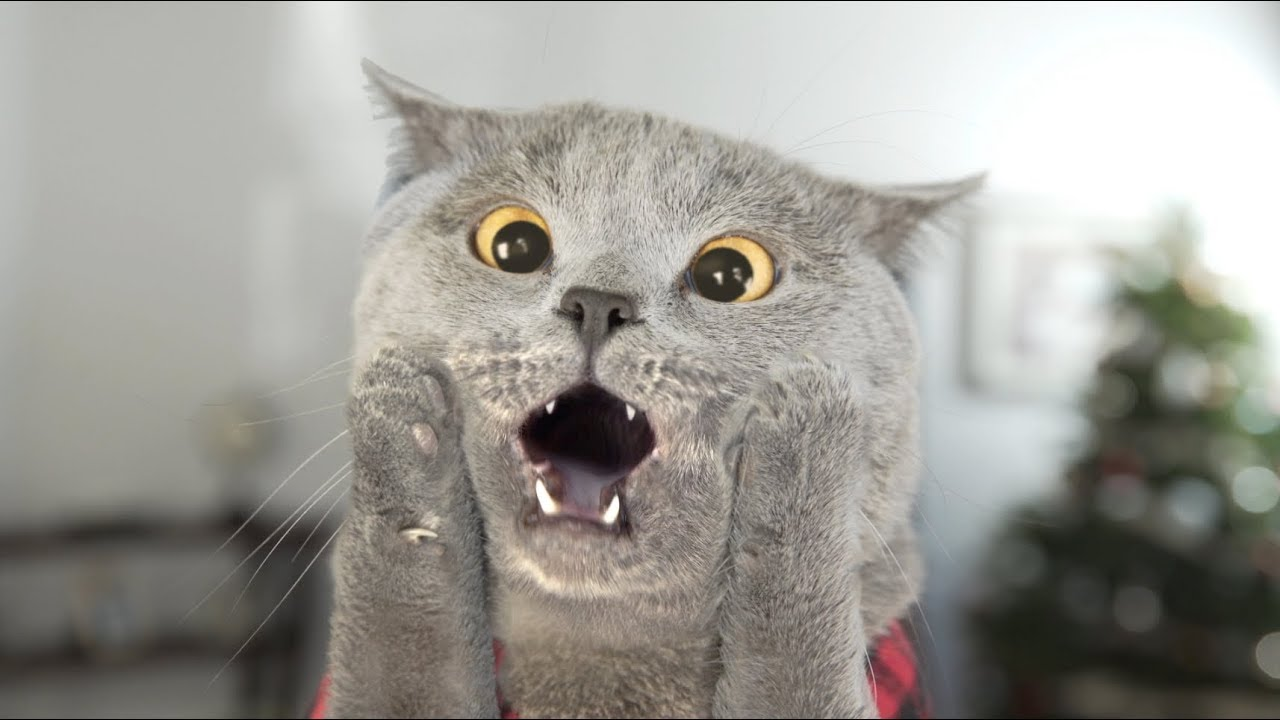
#> input picture notebooks/03_data_analysis_and_eda/images/cat.jpg, 1280 x 720 px
$ jupyter execute --allow-errors 01_types_of_data_and_storage.ipynb
#> lines starting #> are read from the running program, lines starting #| are printed output that depends on the picture; long printed decimals are rounded
### src/ml_course/visualization.py
"""Các hàm vẽ dùng lại nhiều lần trong khoá học.

Triết lý: *mỗi model phải nhìn thấy được* — regression line, decision boundary,
loss surface, learning curve, cluster, ...
"""

from __future__ import annotations

from collections.abc import Callable, Sequence

import matplotlib.pyplot as plt
import numpy as np

PALETTE = ["#2563eb", "#dc2626", "#16a34a", "#9333ea", "#ea580c", "#0891b2", "#be185d", "#4d7c0f"]


def set_style() -> None:
    """Style thống nhất cho toàn khoá học."""
    plt.rcParams.update(
        {
            "figure.figsize": (7, 4.5),
            "figure.dpi": 100,
            "axes.grid": True,
            "grid.alpha": 0.3,
            "axes.spines.top": False,
            "axes.spines.right": False,
            "axes.prop_cycle": plt.cycler(color=PALETTE),
            "font.size": 11,
        }
    )


# [190 lines left out: functions _predict_fn, plot_decision_boundary, plot_regression_fit, plot_loss_contour, plot_learning_curve, plot_confusion_matrix and 4 more, not called in this run]


__all__ = [
    "PALETTE",
    "set_style",
    "plot_decision_boundary",
    "plot_regression_fit",
    "plot_loss_contour",
    "plot_learning_curve",
    "plot_confusion_matrix",
    "plot_residuals",
    "plot_clusters",
    "plot_history",
    "plot_images",
]

### notebooks/03_data_analysis_and_eda/01_types_of_data_and_storage.ipynb
[](https://colab.research.google.com/github/ThanhDatVN/AI_journey/blob/main/notebooks/03_data_analysis_and_eda/01_types_of_data_and_storage.ipynb)

# Bài 01 — Làm việc với các loại dữ liệu và lưu trữ dữ liệu

> "Học Máy (Machine Learning) là một lĩnh vực nghiên cứu và xây dựng các giải thuật có khả năng học tự động từ dữ liệu để giải quyết các vấn đề cụ thể". Dữ liệu (data) đóng vai trò cực kỳ quan trọng và là yếu tố đầu tiên cần có khi thực hiện một ứng dụng Machine Learning.

### Mục tiêu bài học
- Tìm hiểu các kiểu dữ liệu cơ bản trong Machine Learning.
- Làm việc với dữ liệu **bảng**, **hình ảnh** và **văn bản** trên Python — và cách biến chúng thành **vector đặc trưng**.
- Các phương pháp lưu trữ dữ liệu: CSV, Parquet, Pickle, NumPy, HDF5 — ưu nhược điểm *(mở rộng)*.

### Nội dung
1. Dữ liệu có cấu trúc (bảng)
2. Dữ liệu không có cấu trúc: hình ảnh, văn bản, *(bổ sung)* chuỗi thời gian
3. Lưu trữ dữ liệu
4. Lấy dữ liệu từ nguồn bên ngoài: URL, GitHub, Google Drive, Dropbox, Kaggle *(bổ sung)*

> *So với bản gốc:* dữ liệu được lấy trực tiếp từ repo (link Dropbox gốc đã hỏng; cách tải từ URL/Drive/Dropbox/Kaggle trình bày ở mục 4); xử lý ảnh bằng Pillow + NumPy thay vì OpenCV; tách từ bằng biểu thức chính quy, có ví dụ tiếng Việt, NLTK là tuỳ chọn.

[cell 1]
# ⚙️ Setup — chạy được cả local lẫn Google Colab (local: đã `pip install -e .` thì bỏ qua)
import sys
if "google.colab" in sys.modules:
    !test -d /content/ml-course || git clone -q --depth 1 https://github.com/ThanhDatVN/AI_journey /content/ml-course
    !pip install -q -e /content/ml-course
    sys.path.insert(0, "/content/ml-course/src")
    %cd /content/ml-course/notebooks/03_data_analysis_and_eda

[cell 2]
import csv

import matplotlib.pyplot as plt
import numpy as np
import pandas as pd

from ml_course.visualization import set_style

set_style()

Trong Machine Learning, dữ liệu được chia thành 2 nhóm chính: **dữ liệu có cấu trúc** (Structured Data) và **dữ liệu không có cấu trúc** (Unstructured Data).

## 1. Dữ liệu có cấu trúc

- Dữ liệu thường biểu diễn ở dạng **bảng**.
- Mỗi hàng biểu diễn một **điểm dữ liệu (instance / sample)**.
- Các cột là các **đặc trưng (features)** và **nhãn (label)** của dữ liệu.
- Cách lưu trữ phổ biến nhất là file **.csv** (comma-separated values): mỗi dòng là một hàng, các giá trị phân cách bằng dấu phẩy (hoặc ký tự khác như tab, `;`).

Ví dụ: **Iris Dataset** — 150 bông hoa thuộc 3 loài, mỗi bông có 4 số đo.

#> (a cell that did not finish here is left out)

Để dễ dàng phân tích và xử lý dữ liệu dạng bảng, công cụ thường được sử dụng là **Pandas** (chương 01, bài 04):

#> (a cell that did not finish here is left out)

Biểu đồ **scatter matrix** (pairplot) cho thấy quan hệ giữa từng cặp feature, tô màu theo loài — một công cụ EDA rất hữu ích (bản gốc dùng `seaborn.pairplot`; ở đây dùng pandas để không cần thêm thư viện):

#> (a cell that did not finish here is left out)

Quan sát: `petal_length` và `petal_width` tách 3 loài rất rõ → đây là 2 feature quan trọng nhất. Đó chính là kiểu insight mà EDA (bài 02–03) giúp ta tìm ra **trước** khi train model.

Một số kỹ thuật tiền xử lý dữ liệu có cấu trúc (học kỹ ở chương 04):
- Xử lý dữ liệu bị thiếu (missing data)
- Chuẩn hoá dữ liệu (normalization / standardization)
- Rời rạc hoá dữ liệu (discretization / binning)
- Phát hiện và xử lý dữ liệu ngoại lai (outlier)
- Mã hoá biến phân loại (encoding)

Ví dụ **min-max scaling** đưa feature về đoạn $[0, 1]$ — hình dạng phân phối không đổi, chỉ thang đo thay đổi:

[cell 6]
from sklearn.preprocessing import minmax_scale

#> (the rest of this cell did not finish here and is left out)

## 2. Dữ liệu không có cấu trúc

Các loại dữ liệu không có cấu trúc thường gặp: văn bản (text), hình ảnh (image), âm thanh (audio), video, chuỗi thời gian (time series), đồ thị (graph)...

Với dữ liệu không có cấu trúc, cần các phương pháp khác nhau để chuyển dữ liệu thô (raw data) thành **vector đặc trưng (feature vector)** trước khi áp dụng các giải thuật Machine Learning. Deep Learning (chương 27+) có khả năng **tự học** cách biểu diễn này.

### 2.1 Dữ liệu hình ảnh

#### a. Vector đặc trưng của ảnh
- Ảnh được lưu trong máy tính dưới dạng **ma trận số**, thể hiện màu sắc của các pixel.
- Ảnh RGB: mảng 3 chiều `(cao, rộng, 3)`, mỗi giá trị trong `[0, 255]` (kiểu `uint8`) là độ sáng của một kênh màu.

[cell 7]
from PIL import Image

image = np.asarray(Image.open("images/cat.jpg").convert("RGB"))
#> image is the input picture: shape (720, 1280, 3); mean R, G, B 157.4, 155.4, 149.2
print("shape =", image.shape, "| dtype =", image.dtype)
#| shape = (720, 1280, 3) | dtype = uint8
print("Kênh Blue (5×5 pixel đầu):\n", image[:5, :5, 2])
#| Kênh Blue (5×5 pixel đầu):
#|  [[  0   0   0   0   0]
#|  [190 190 190 189 189]
#|  [188 188 188 187 187]
#|  [187 187 187 187 186]
#|  [190 190 190 189 189]]

plt.imshow(image)
plt.axis("off")
plt.show()

> 💡 Bản gốc dùng OpenCV (`cv2.imread`) — chú ý OpenCV đọc ảnh theo thứ tự kênh **BGR** chứ không phải RGB, nên khi hiển thị bằng matplotlib màu bị "ngược"; cần đảo kênh bằng `image[:, :, ::-1]`. Pillow đọc theo RGB nên không gặp vấn đề này.

Mỗi kênh màu là một ma trận:

[cell 8]
fig, axes = plt.subplots(1, 3, figsize=(13, 3.5))
for i, (ax, name, cmap) in enumerate(zip(axes, ["Red", "Green", "Blue"], ["Reds", "Greens", "Blues"])):
    ax.imshow(image[:, :, i], cmap=cmap)
    ax.set_title(f"Kênh {name}")
    ax.axis("off")
plt.show()
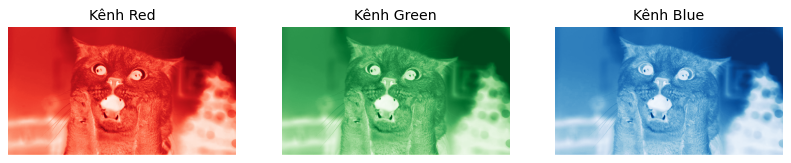
#> figure drawn by matplotlib, 3 panels

#### b. Một số kỹ thuật tiền xử lý ảnh

- **Thay đổi kích thước** (resize/crop): model thường yêu cầu ảnh đầu vào có kích thước cố định.

[cell 9]
resized_image = np.asarray(Image.fromarray(image).resize((25, 25)))
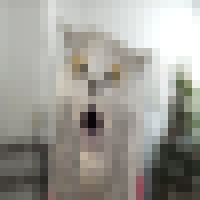
#> resized_image: shape (25, 25, 3) (shown 8 times larger); mean R, G, B 157.5, 155.5, 149.3
print("shape =", resized_image.shape)
#| shape = (25, 25, 3)
plt.imshow(resized_image)
plt.title("Resize về 25×25")
plt.axis("off")
plt.show()

- **Chuyển sang ảnh xám** (grayscale) khi không quan tâm màu sắc: ma trận chỉ còn 2 chiều. Công thức chuẩn (ITU-R BT.601): $Y = 0.299R + 0.587G + 0.114B$.

[cell 10]
grayscale_image = image @ np.array([0.299, 0.587, 0.114])     # nhân ma trận theo chiều kênh màu
print("shape =", grayscale_image.shape)
#| shape = (720, 1280)
plt.imshow(grayscale_image, cmap="gray")
plt.axis("off")
plt.show()

- **Làm giàu dữ liệu (data augmentation):** lật ảnh, xoay ảnh, dùng mặt nạ (mask), thay đổi độ sáng... để tạo thêm dữ liệu train (chương 33).

[cell 11]
pil = Image.fromarray(image)
augmented = {
    "Lật dọc": image[::-1],
    "Lật ngang": image[:, ::-1],
    "Lật cả hai": image[::-1, ::-1],
    "Xoay 20°": np.asarray(pil.rotate(20)),
    "Tăng sáng": np.clip(image.astype(int) + 60, 0, 255).astype(np.uint8),
}
fig, axes = plt.subplots(1, 5, figsize=(20, 4))
for ax, (name, img) in zip(axes, augmented.items()):
    ax.imshow(img)
    ax.set_title(name)
    ax.axis("off")
#> this loop made 5 passes
#> name on passes 1 to 5: 'Lật dọc', 'Lật ngang', 'Lật cả hai', 'Xoay 20°', 'Tăng sáng'
plt.show()
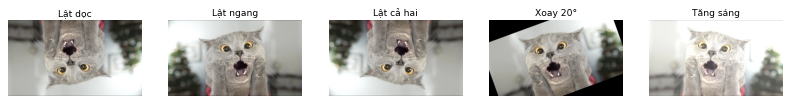
#> figure drawn by matplotlib, 5 panels

[cell 12]
# "Mask" là một ma trận cho trước; nhân Hadamard (từng phần tử) để áp lên ảnh
mask = np.random.default_rng(0).random(grayscale_image.shape)
masked_image = mask * grayscale_image
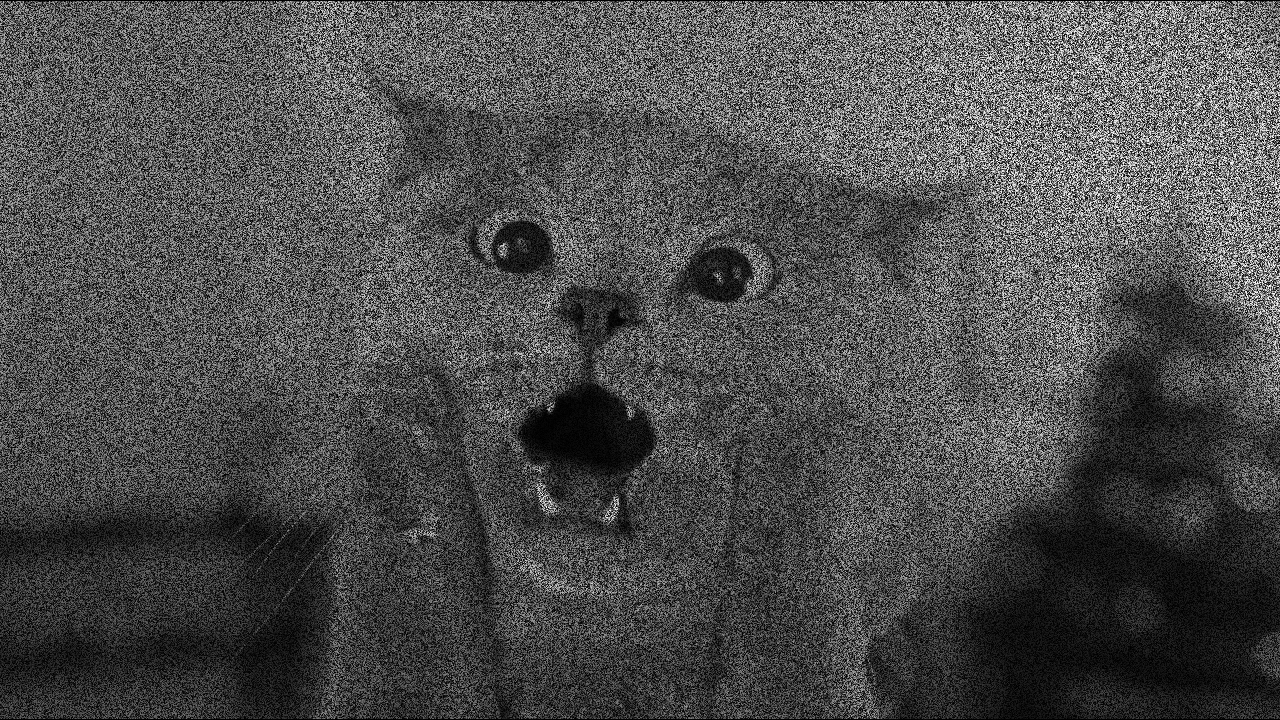
#> masked_image: shape (720, 1280) float64; min 0, max 255, mean 77.6
plt.imshow(masked_image, cmap="gray")
plt.axis("off")
plt.show()

- **Duỗi ảnh thành vector:** ảnh `(H, W, 3)` → vector `H·W·3` chiều — cách đơn giản nhất để đưa ảnh vào model classical ML (chương 01, assignment 93: `image2vector`). Nhược điểm: mất thông tin về **vị trí không gian** của pixel → CNN (chương 29) khắc phục điều này.

[cell 13]
vector = resized_image.reshape(-1).astype(np.float32) / 255.0
#> vector = 1875 values, max 1 at index 137, min 0.0157 at index 1159, mean 0.604
print("vector đặc trưng:", vector.shape, "| min/max:", vector.min(), vector.max())
#| vector đặc trưng: (1875,) | min/max: 0.01569 1.0

### 2.2 Dữ liệu văn bản

Mục đích của tiền xử lý văn bản là chuyển đổi các từ/ký tự thành các **vector** thể hiện đặc trưng của văn bản. Các bước thường gặp:

#### a. Tokenization — tách văn bản thành các từ (token)

[cell 14]
import re

sample_text = "I am writing a sample text."
print(sample_text.split())                          # tách theo khoảng trắng: dấu câu dính vào từ
print(re.findall(r"\w+|[^\w\s]", sample_text))      # tách cả dấu câu bằng regex

**Tiếng Việt khó hơn:** tiếng Việt là ngôn ngữ đơn lập — một **từ** có thể gồm nhiều **âm tiết** cách nhau bởi khoảng trắng ("máy tính", "học máy"). Tách theo khoảng trắng chỉ cho âm tiết. Cần công cụ tách từ (word segmentation) như `pyvi`, `underthesea`, `VnCoreNLP` — chương 32.

[cell 15]
vi_text = "Học máy là một lĩnh vực của trí tuệ nhân tạo."
syllables = re.findall(r"\w+", vi_text.lower())
print("Âm tiết:", syllables)
print("Từ (tách từ thủ công):", ["học_máy", "là", "một", "lĩnh_vực", "của", "trí_tuệ_nhân_tạo"])

#### b. Loại bỏ stopword

**Stopword** là các từ rất phổ biến nhưng ít mang ý nghĩa phân loại ("the", "is", "là", "của"...). Với bài toán phân loại văn bản, loại bỏ stopword giúp giảm kích thước từ vựng và hạn chế nhiễu.

⚠️ Không phải lúc nào cũng nên bỏ: "không" là stopword trong nhiều danh sách, nhưng "không tốt" ≠ "tốt" — bỏ đi sẽ làm sai bài toán phân tích cảm xúc!

[cell 16]
english_stopwords = {"i", "am", "a", "an", "the", "is", "it", "with", "of", "to", "and"}
tokens = re.findall(r"\w+", sample_text.lower())
print([t for t in tokens if t not in english_stopwords])

try:   # NLTK có danh sách stopword đầy đủ cho nhiều ngôn ngữ (tuỳ chọn: pip install nltk)
    from nltk.corpus import stopwords
    print(stopwords.words("english")[::10])
#> (this line was passed over: nltk is not available in this run)
except (ImportError, LookupError):
    print("NLTK chưa được cài (hoặc chưa tải dữ liệu) — bỏ qua phần tuỳ chọn.")

#### c. Stemming / Lemmatization

Với tiếng Anh, từ biến đổi hình thức theo ngữ pháp (cats → cat, playing → play). **Stemming** cắt hậu tố theo quy tắc để đưa từ về dạng gốc (thô nhưng nhanh); **lemmatization** dùng từ điển (chính xác hơn). Tiếng Việt không biến hình nên không cần bước này.

[cell 17]
def naive_stem(word):
    """Stemmer đồ chơi: cắt vài hậu tố phổ biến (Porter stemmer phức tạp hơn nhiều)."""
#> called with word = 'cats'
    for suffix in ("ing", "ed", "es", "s"):
        if word.endswith(suffix) and len(word) - len(suffix) >= 3:
            return word[: -len(suffix)]
    return word


print([naive_stem(w) for w in ["cats", "playing", "played", "boxes", "is", "writing"]])

#### d. Xây dựng tập từ vựng (vocabulary)

Tập từ vựng thường là tập các từ xuất hiện trong dữ liệu **train** (sau khi tách từ, bỏ stopword...). Có thể bỏ các từ quá hiếm (nhiễu) hoặc quá phổ biến. Dùng một token đặc biệt **`<UNK>`** cho các từ không có trong từ vựng (gặp ở dữ liệu mới).

[cell 18]
sample_texts = ["I am playing with text", "It is a cat", "I like cat"]
tokenized = [re.findall(r"\w+", t.lower()) for t in sample_texts]
vocab = sorted(set(sum(tokenized, [])))

word2index = {"<UNK>": 0}
for word in vocab:
    word2index[word] = len(word2index)
index2word = {i: w for w, i in word2index.items()}
print(word2index)

encode = lambda text: [word2index.get(w, 0) for w in re.findall(r"\w+", text.lower())]
print("Mã hoá 'I like dogs':", encode("I like dogs"), "→ 'dogs' không có trong từ vựng → <UNK>")

#### e. Biểu diễn văn bản thành vector

**One-hot vector:** vector toàn 0, chỉ một vị trí bằng 1 — vị trí đó là chỉ số của từ. Dùng để biểu diễn từ, hoặc nhãn của bài toán phân loại.

**Bag-of-Words (BoW):** cộng one-hot của mọi từ trong câu → vector đếm số lần xuất hiện mỗi từ. Đơn giản, hiệu quả cho phân loại văn bản, nhưng **mất thứ tự từ** (chương 09, 32).

[cell 19]
V = len(word2index)


def one_hot(index, size=V):
    v = np.zeros(size)
    v[index] = 1.0
    return v


def bag_of_words(text):
    return sum(one_hot(i) for i in encode(text))


print("one-hot('cat')     :", one_hot(word2index["cat"]))
print("BoW('I like cat')  :", bag_of_words("I like cat"))
print("BoW('cat like I')  :", bag_of_words("cat like I"), "← giống hệt: BoW mất thứ tự từ!")
